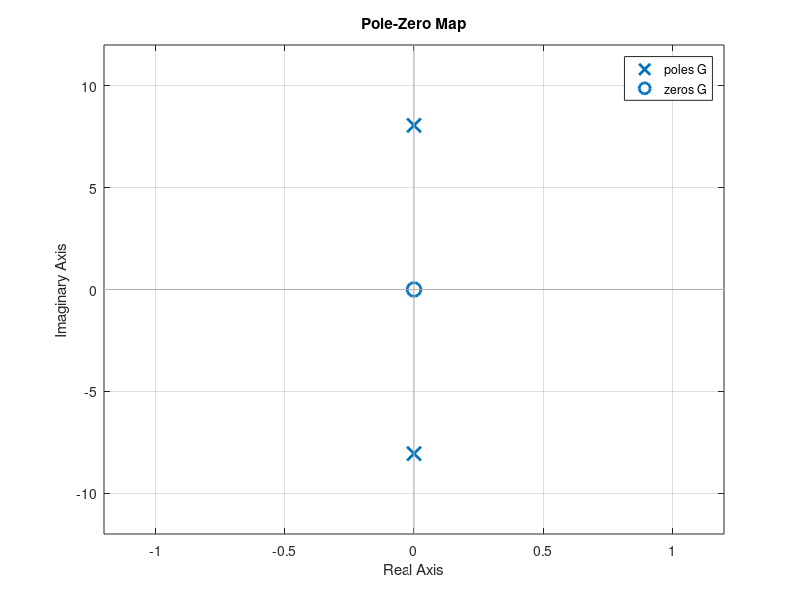

The MATLAB source for this figure:
m = 0.768;
g = 9.81;
l = 0.1524;
I = 0.0177;
omega = 209.44;
m_flywheel = 0.334;
r = 0.06;
I_flywheel = 0.5*m*r^2;

A = [0 1; -(1/I)*(m*g*l) 0];
B = [0 0; 0 1/I];
C = [1 0];
D = [0 0];

sys = ss(A,B,C,D);
val = eig(A);

G = tf([omega*I_flywheel 0],[I 0 m*g*l]);
pzmap(G)